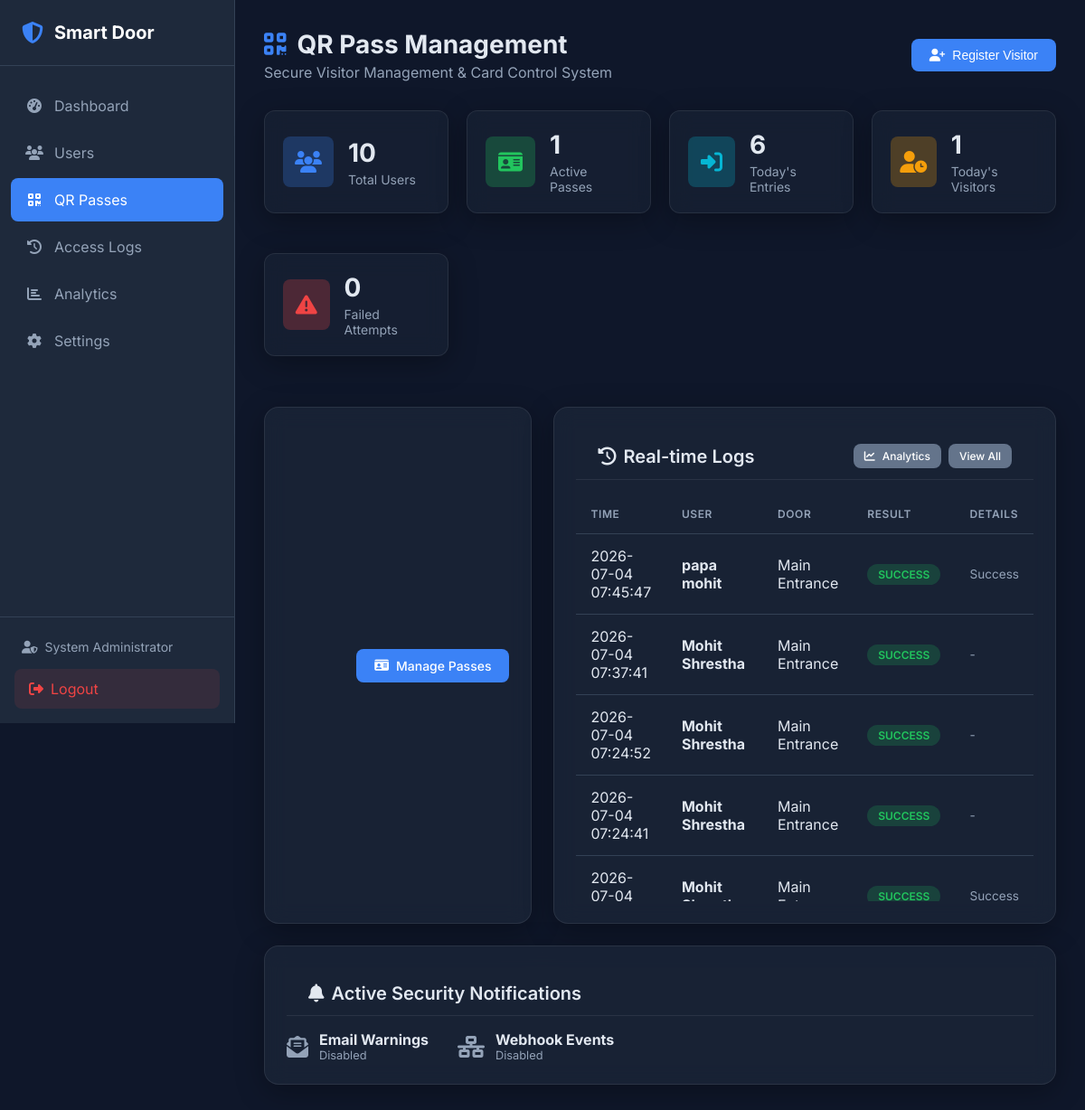
Page /admin/qr (signed in) on the committed database.
### tables this page shows
CREATE TABLE access_logs (
    id INTEGER PRIMARY KEY AUTOINCREMENT,
    user_id INTEGER,  -- NULL if unknown person
    employee_id VARCHAR(50),  -- Stored separately for historical reference
    user_name VARCHAR(100),  -- Stored separately for historical reference
    event_type VARCHAR(10) NOT NULL CHECK(event_type IN ('ENTRY', 'EXIT')),
    access_date DATE NOT NULL,
    access_time TIME NOT NULL,
    result VARCHAR(20) NOT NULL CHECK(result IN ('SUCCESS', 'FAILED', 'DENIED')),
    face_match BOOLEAN DEFAULT 0,
    fingerprint_match BOOLEAN DEFAULT 0,
    failure_reason VARCHAR(255),
    confidence_score FLOAT,
    ip_address VARCHAR(45),
    created_at DATETIME DEFAULT CURRENT_TIMESTAMP, qr_token VARCHAR(255) NULL, door VARCHAR(100) DEFAULT 'Main Entrance', camera VARCHAR(100) NULL, reason VARCHAR(255) NULL,
    FOREIGN KEY (user_id) REFERENCES users(id) ON DELETE SET NULL
);

### web/routes/qr_routes.py (the view)
@qr_bp.route('/admin/qr')
@login_required
def dashboard():
    stats = qr_repo.get_dashboard_stats()
    recent_logs = qr_repo.access_log_repo.get_recent_logs(limit=10)
    door_status = "UNKNOWN (Hardware managed by main.py)"
    email_enabled = access_controller.get_setting("email_notifications_enabled", "false") == "true"
    webhook_enabled = access_controller.get_setting("webhook_notifications_enabled", "false") == "true"
    return render_template(
        'qr/dashboard.html',
        stats=stats,
        recent_logs=recent_logs,
        door_state=door_status,
        email_enabled=email_enabled,
        webhook_enabled=webhook_enabled
    )

### database/db_manager.py (called while the page is built, shortened)
    def _get_connection(self) -> sqlite3.Connection:
        return self._local.connection

    def execute(self, query: str, params: tuple = ()) -> sqlite3.Cursor:
        conn = self._get_connection()
        cursor = conn.cursor()
        cursor.execute(query, params)
        return cursor

    def get_recent_logs(self, limit: int = 50) -> List[Dict]:
        cursor = self.db.execute(
            """SELECT * FROM access_logs
               ORDER BY created_at DESC LIMIT ?""",
            (limit,)
        )
        return [dict(row) for row in cursor.fetchall()]

### modules/access_controller.py (called while the page is built)
    def get_setting(self, key: str, default: Any = None) -> Any:
        try:
            cursor = self.qr_repo.db.execute(
                "SELECT value, is_encrypted FROM system_settings WHERE key = ?", (key,)
            )
            row = cursor.fetchone()
            if not row:
                return default
            val = row['value']
            if row['is_encrypted']:
                return ConfigEncryptor.decrypt(val)
            return val
        except Exception as e:
            logger.error(f"Error fetching setting {key}: {e}")
            return default

### web/routes/qr_routes.py (called while the page is built)
def login_required(f):
    @wraps(f)
    def decorated_function(*args, **kwargs):
        if 'admin_id' not in session:
            flash('Please log in to access this page.', 'warning')
            return redirect(url_for('login'))
        return f(*args, **kwargs)
    return decorated_function

### web/templates/qr/dashboard.html (shortened to what this page needs)
{% extends "base.html" %}
{% block extra_css %}
<link rel="stylesheet" href="{{ url_for('static', filename='css/qr.css') }}">
{% endblock %}
{% block content %}
<div class="page-header" style="display: flex; justify-content: space-between; align-items: center; flex-wrap: wrap; gap: 1rem;">
    <div>
        <h1><i class="fas fa-qrcode"></i> QR Pass Management</h1>
        <p>Secure Visitor Management & Card Control System</p>
    </div>
    <button class="btn btn-primary" onclick="document.getElementById('add-visitor-modal').style.display='flex'">
        <i class="fas fa-user-plus"></i> Register Visitor
    </button>
</div>
<div class="qr-stats-grid">
    <div class="qr-stat-card qr-glass-card">
        <div class="qr-stat-icon bg-primary">
            <i class="fas fa-users"></i>
        </div>
        <div class="qr-stat-info">
            <h3 id="widget-total-users">{{ stats.total_users }}</h3>
            <p>Total Users</p>
        </div>
    </div>
    <div class="qr-stat-card qr-glass-card">
        <div class="qr-stat-icon bg-success">
            <i class="fas fa-id-card"></i>
        </div>
        <div class="qr-stat-info">
            <h3>{{ stats.active_passes }}</h3>
            <p>Active Passes</p>
        </div>
    </div>
    <div class="qr-stat-card qr-glass-card">
        <div class="qr-stat-icon bg-info">
            <i class="fas fa-sign-in-alt"></i>
        </div>
        <div class="qr-stat-info">
            <h3>{{ stats.today_entries }}</h3>
            <p>Today's Entries</p>
        </div>
    </div>
    <div class="qr-stat-card qr-glass-card">
        <div class="qr-stat-icon bg-warning">
            <i class="fas fa-user-clock"></i>
        </div>
        <div class="qr-stat-info">
            <h3>{{ stats.today_visitors }}</h3>
            <p>Today's Visitors</p>
        </div>
    </div>
    <div class="qr-stat-card qr-glass-card">
        <div class="qr-stat-icon bg-danger">
            <i class="fas fa-exclamation-triangle"></i>
        </div>
        <div class="qr-stat-info">
            <h3>{{ stats.failed_attempts }}</h3>
            <p>Failed Attempts</p>
        </div>
    </div>
</div>
<div class="qr-form-section">
    <div class="qr-glass-card" style="display: flex; justify-content: space-between; align-items: center; padding: 1.25rem 1.5rem;">
        <a href="{{ url_for('qr.list_passes') }}" class="btn btn-primary">
            <i class="fas fa-id-card"></i> Manage Passes
        </a>
    </div>
    <div class="qr-glass-card">
        <div class="card-header" style="border-bottom: 1px solid var(--glass-border); padding-bottom: 0.75rem; margin-bottom: 1rem; display: flex; justify-content: space-between; align-items: center;">
            <h2 style="font-size: 1.25rem;"><i class="fas fa-history"></i> Real-time Logs</h2>
            <div style="display: flex; gap: 0.5rem;">
                <a href="{{ url_for('qr.reports') }}" class="btn btn-secondary btn-sm"><i class="fas fa-chart-line"></i> Analytics</a>
                <a href="{{ url_for('logs') }}" class="btn btn-secondary btn-sm">View All</a>
            </div>
        </div>
        <div class="table-responsive" style="max-height: 450px; overflow-y: auto;">
            <table class="table" id="dashboard-recent-logs">
                <thead>
                    <tr>
                        <th>Time</th>
                        <th>User</th>
                        <th>Door</th>
                        <th>Result</th>
                        <th>Details</th>
                    </tr>
                </thead>
                <tbody>
                    {% if recent_logs %}
                        {% for log in recent_logs %}
                        <tr>
                            <td>{{ log.access_date }} {{ log.access_time }}</td>
                            <td><strong>{{ log.user_name or 'Unknown Scan' }}</strong></td>
                            <td>{{ log.door or 'Main Entrance' }}</td>
                            <td>
                                <span class="badge badge-{{ 'success' if log.result == 'SUCCESS' else 'danger' if log.result == 'DENIED' else 'warning' }}">
                                    {{ log.result }}
                                </span>
                            </td>
                            <td class="text-muted" style="font-size: 0.85rem;">{{ log.failure_reason or log.reason or '-' }}</td>
                        </tr>
                        {% endfor %}
                    {% else %}
                    <tr>
                        <td colspan="5" class="text-center text-muted">No recent activity</td>
                    </tr>
                    {% endif %}
                </tbody>
            </table>
        </div>
    </div>
</div>
<div class="qr-glass-card">
    <div class="card-header" style="border-bottom: 1px solid var(--glass-border); padding-bottom: 0.75rem; margin-bottom: 1rem;">
        <h2 style="font-size: 1.25rem;"><i class="fas fa-bell"></i> Active Security Notifications</h2>
    </div>
    <div style="display: flex; gap: 2rem; flex-wrap: wrap;">
        <div style="display: flex; align-items: center; gap: 0.75rem;">
            <i class="fas fa-envelope-open-text {{ 'text-success' if email_enabled else 'text-muted' }}" style="font-size: 1.5rem;"></i>
            <div>
                <strong>Email Warnings</strong>
                <span style="font-size: 0.8rem; color: #94a3b8; display: block;">{{ 'Enabled' if email_enabled else 'Disabled' }}</span>
            </div>
        </div>
        <div style="display: flex; align-items: center; gap: 0.75rem;">
            <i class="fas fa-network-wired {{ 'text-success' if webhook_enabled else 'text-muted' }}" style="font-size: 1.5rem;"></i>
            <div>
                <strong>Webhook Events</strong>
                <span style="font-size: 0.8rem; color: #94a3b8; display: block;">{{ 'Enabled' if webhook_enabled else 'Disabled' }}</span>
            </div>
        </div>
    </div>
</div>
{% endblock %}

### web/static/css/style.css (style rules this page uses)
:root { --primary: #3b82f6; --primary-dark: #2563eb; --secondary: #64748b; --success: #22c55e; --danger: #ef4444; --warning: #f59e0b; --info: #06b6d4; --dark: #1e293b; --darker: #0f172a; --light: #f1f5f9; --white: #ffffff; --border: #334155; --text: #e2e8f0; --text-muted: #94a3b8; --sidebar-width: 260px; }
* { margin: 0; padding: 0; box-sizing: border-box; }
body { font-family: 'Inter', -apple-system, BlinkMacSystemFont, sans-serif; background-color: var(--darker); color: var(--text); min-height: 100vh; display: flex; }
a { text-decoration: none; color: inherit; }
.page-header { display: flex; justify-content: space-between; align-items: center; margin-bottom: 2rem; }
.page-header h1 { font-size: 1.75rem; font-weight: 700; display: flex; align-items: center; gap: 0.75rem; }
.page-header h1 i { color: var(--primary); }
.page-header p { color: var(--text-muted); margin-top: 0.25rem; }
.card-header { padding: 1rem 1.5rem; border-bottom: 1px solid var(--border); display: flex; justify-content: space-between; align-items: center; }
.card-header h2 { font-size: 1rem; font-weight: 600; display: flex; align-items: center; gap: 0.5rem; }
.table { width: 100%; border-collapse: collapse; }
.table th, .table td { padding: 0.875rem 1rem; text-align: left; border-bottom: 1px solid var(--border); }
.table th { font-weight: 600; color: var(--text-muted); font-size: 0.75rem; text-transform: uppercase; letter-spacing: 0.05em; }
.badge { display: inline-block; padding: 0.25rem 0.75rem; border-radius: 9999px; font-size: 0.75rem; font-weight: 600; text-transform: uppercase; }
.badge-success { background: rgba(34, 197, 94, 0.2); color: var(--success); }
.btn { display: inline-flex; align-items: center; gap: 0.5rem; padding: 0.625rem 1.25rem; border-radius: 0.5rem; font-weight: 500; font-size: 0.875rem; border: none; cursor: pointer; transition: all 0.2s; }
.btn-sm { padding: 0.375rem 0.75rem; font-size: 0.75rem; }
.btn-primary { background: var(--primary); color: var(--white); }
.btn-secondary { background: var(--secondary); color: var(--white); }
.text-muted { color: var(--text-muted); }

### web/static/css/qr.css (style rules this page uses)
:root { --glass-bg: rgba(30, 41, 59, 0.65); --glass-border: rgba(255, 255, 255, 0.08); --glass-shadow: rgba(0, 0, 0, 0.3); --card-glow: rgba(59, 130, 246, 0.15); }
.qr-glass-card { background: var(--glass-bg); backdrop-filter: blur(12px); -webkit-backdrop-filter: blur(12px); border: 1px solid var(--glass-border); border-radius: 1rem; box-shadow: 0 8px 32px 0 var(--glass-shadow); padding: 1.5rem; margin-bottom: 1.5rem; transition: all 0.3s cubic-bezier(0.4, 0, 0.2, 1); }
.qr-stats-grid { display: grid; grid-template-columns: repeat(auto-fit, minmax(200px, 1fr)); gap: 1.25rem; margin-bottom: 2rem; }
.qr-stat-card { background: rgba(30, 41, 59, 0.45); border: 1px solid var(--glass-border); border-radius: 0.75rem; padding: 1.25rem; display: flex; align-items: center; gap: 1rem; transition: transform 0.2s; }
.qr-stat-icon { width: 3.5rem; height: 3.5rem; border-radius: 0.5rem; display: flex; align-items: center; justify-content: center; font-size: 1.5rem; }
.qr-stat-icon.bg-primary { background-color: rgba(59, 130, 246, 0.25); color: #3b82f6; }
.qr-stat-icon.bg-success { background-color: rgba(34, 197, 94, 0.25); color: #22c55e; }
.qr-stat-icon.bg-info { background-color: rgba(6, 182, 212, 0.25); color: #06b6d4; }
.qr-stat-icon.bg-warning { background-color: rgba(245, 158, 11, 0.25); color: #f59e0b; }
.qr-stat-icon.bg-danger { background-color: rgba(239, 68, 68, 0.25); color: #ef4444; }
.qr-stat-info h3 { font-size: 1.75rem; font-weight: 700; margin-bottom: 0.25rem; }
.qr-stat-info p { color: var(--text-muted); font-size: 0.875rem; }
.qr-form-section { display: grid; grid-template-columns: 1fr 1fr; gap: 1.5rem; }

### rows in the picture
access_logs: access_date "2026-07-04", access_time "07:45:47", user_name "papa mohit", door "Main Entrance", result "SUCCESS", reason "Success"
access_logs: access_date "2026-07-04", access_time "07:37:41", user_name "Mohit Shrestha", door "Main Entrance", result "SUCCESS", failure_reason "-"
access_logs: access_date "2026-07-04", access_time "07:24:52", user_name "Mohit Shrestha", door "Main Entrance", result "SUCCESS", failure_reason "-"
access_logs: access_date "2026-07-04", access_time "07:24:41", user_name "Mohit Shrestha", door "Main Entrance", result "SUCCESS", failure_reason "-"
access_logs: access_date "2026-07-04", user_name "Mohit…", door "Main…", result "SUCCESS", reason "Success"

### other values in the picture
{{ session.get('admin_name', 'Admin') }} "System Administrator"
{{ stats.total_users }} "10"
{{ stats.active_passes }} "1"
{{ stats.today_entries }} "6"
{{ stats.today_visitors }} "1"
{{ stats.failed_attempts }} "0"
{{ 'Enabled' if email_enabled else 'Disabled' }} "Disabled"
{{ 'Enabled' if webhook_enabled else 'Disabled' }} "Disabled"
